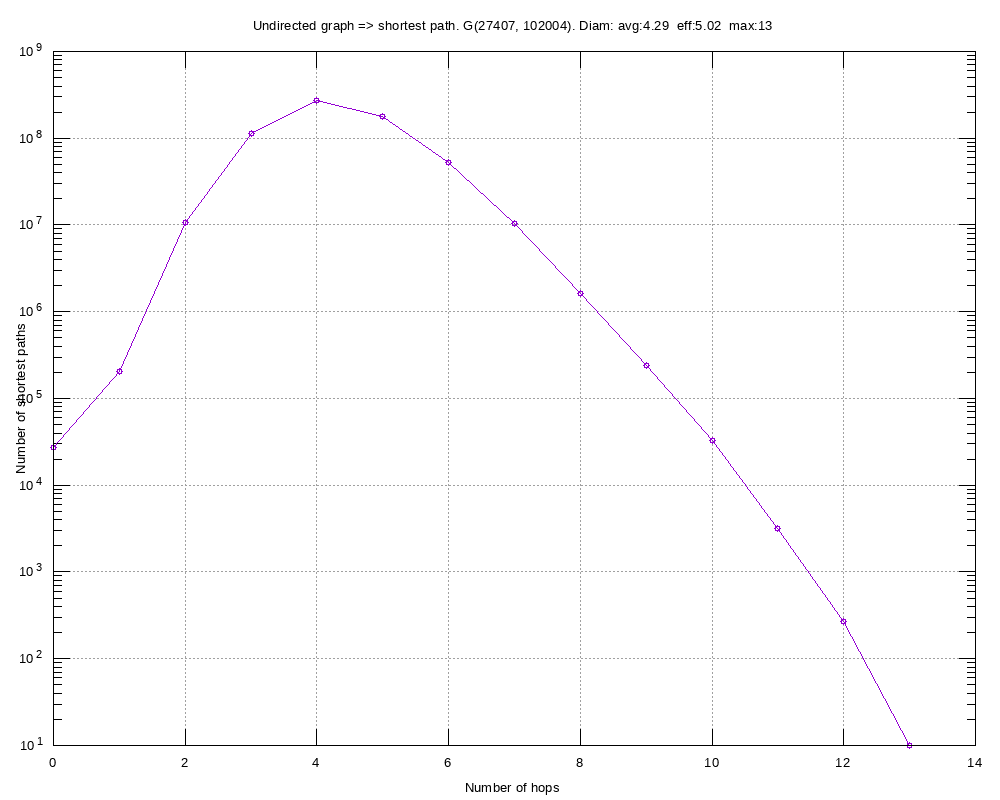

The script that saved this image:
#
# Undirected graph => shortest path. G(27407, 102004). Diam: avg:4.29  eff:5.02  max:13 (Wed Sep  4 19:19:41 2019)
#

set title "Undirected graph => shortest path. G(27407, 102004). Diam: avg:4.29  eff:5.02  max:13"
set key bottom right
set logscale y 10
set format y "10^{%L}"
set mytics 10
set grid
set xlabel "Number of hops"
set ylabel "Number of shortest paths"
set tics scale 2
set terminal png font arial 10 size 1000,800
set output 'diam.soc-Epinions1-subgraph-shortest-path-distribution.png'
plot 	"diam.soc-Epinions1-subgraph-shortest-path-distribution.tab" using 1:2 title "" with linespoints pt 6
